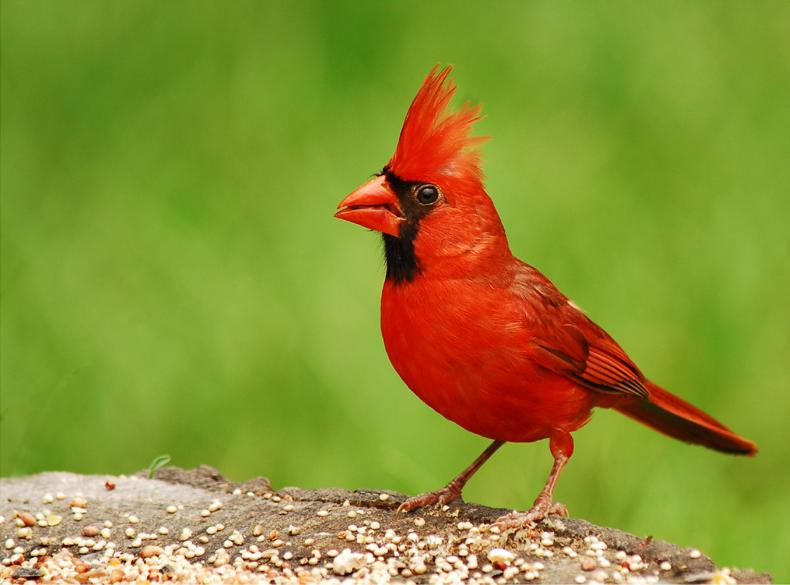
#> input picture Cardinal.jpg, 790 x 585 px
$ python svg_converter.py Cardinal.jpg
#> lines starting #> are read from the running program, lines starting #| are printed output that depends on the picture; after the words box and inside, x2 and y2 are one past the last pixel; in counts of white or black regions, pixels touching at a corner belong together
import os
import sys
import imghdr
import cv2
import xmltodict

N = len(sys.argv)
FILE = ''
if N > 1:
    FILE = sys.argv[1]
    if os.path.exists(FILE):
        if not imghdr.what(FILE):
            print(FILE, 'is not image file')
            sys.exit()
    else:
        print(FILE, 'doesn\'t exists')
        sys.exit()
else:
    print('No Arguments!')
    sys.exit()

OUT_FILE = '.'.join(FILE.split('.')[:-1])+'.svg'

TMP_DIR='./.tmp'
if not os.path.isdir(TMP_DIR):
	os.mkdir(TMP_DIR)
img = cv2.imread(FILE)
#> img is the input picture: shape (585, 790, 3); mean B, G, R 51.1, 144.4, 138.2
gray = cv2.cvtColor(img, cv2.COLOR_BGR2GRAY)
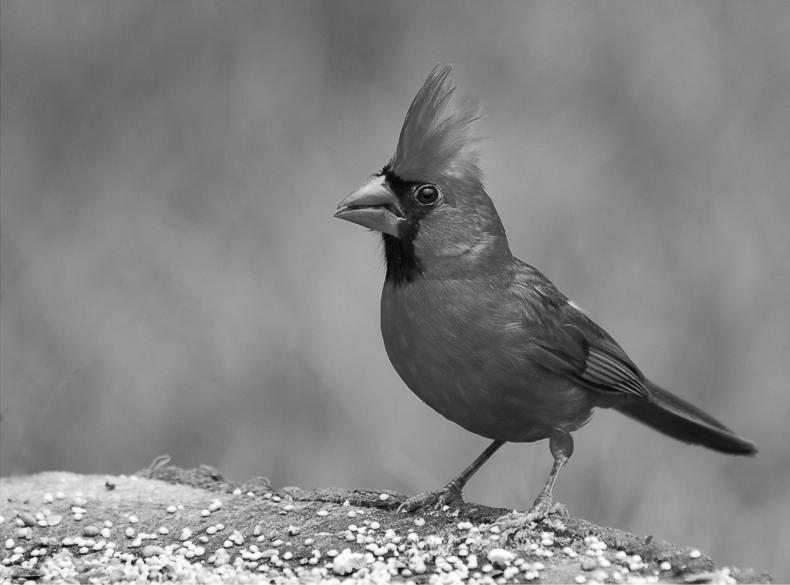
#> gray: shape (585, 790); min 1, max 255, mean 131.9
newImg = gray.copy()
LAYERS = 8
WIDTH = int(256 / LAYERS)

newImg = gray /WIDTH
newImg = newImg.astype('int')
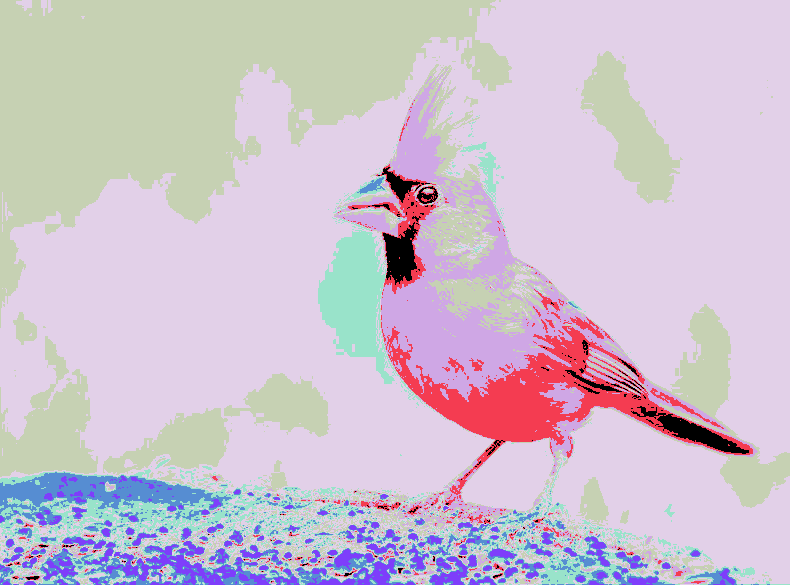
#> newImg: shape (585, 790) int64; 8 distinct labels, from 0 to 7; one colour per label, 0 black
newImg = newImg * WIDTH
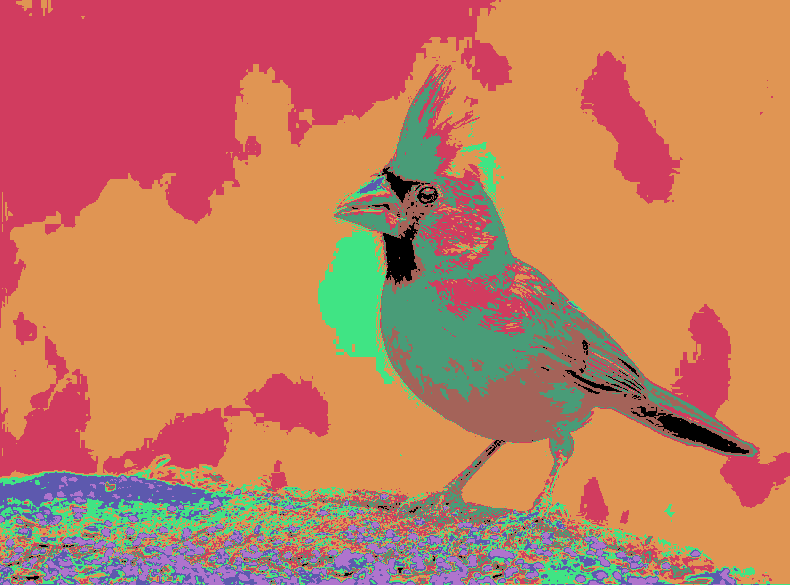
#> newImg: shape (585, 790) int64; 8 distinct labels, from 0 to 224; one colour per label, 0 black

for k in range(LAYERS):
    gray_tmp = newImg.copy()
    mask = gray_tmp == int(k * WIDTH)
    gray_tmp[mask] = 0
    gray_tmp[~mask] = 255
    cv2.imwrite(TMP_DIR+'/gray' + str(k) + '.bmp', gray_tmp)
#> this loop made 8 passes
#> pass 1, `mask = gray_tmp == int(k * WIDTH)`:
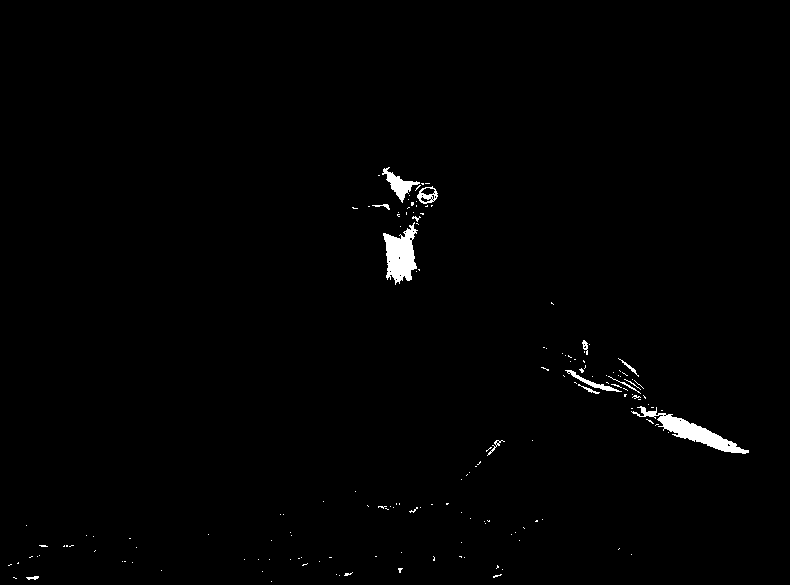
#> mask: shape (585, 790) bool; 0.94% white; 160 white regions (146 under 20 px), largest, box (x1, y1, x2, y2) and area: (631, 406, 749, 454) 1365, (383, 222, 418, 285) 1279, (382, 167, 420, 203) 438
#> pass 2, `mask = gray_tmp == int(k * WIDTH)`:
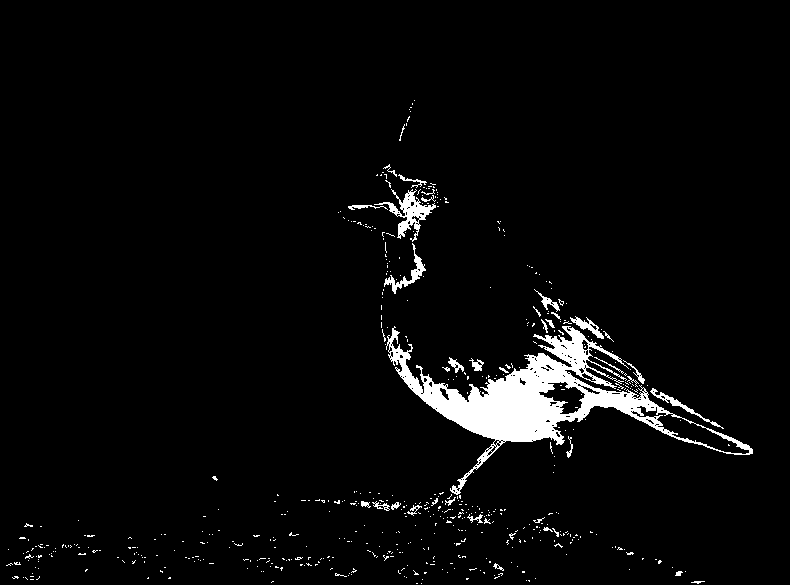
#> mask: shape (585, 790) bool; 3.8% white; 549 white regions (510 under 20 px), largest, box (x1, y1, x2, y2) and area: (386, 326, 753, 495) 12511, (374, 189, 436, 242) 901, (384, 243, 426, 294) 412
#> after the loop:
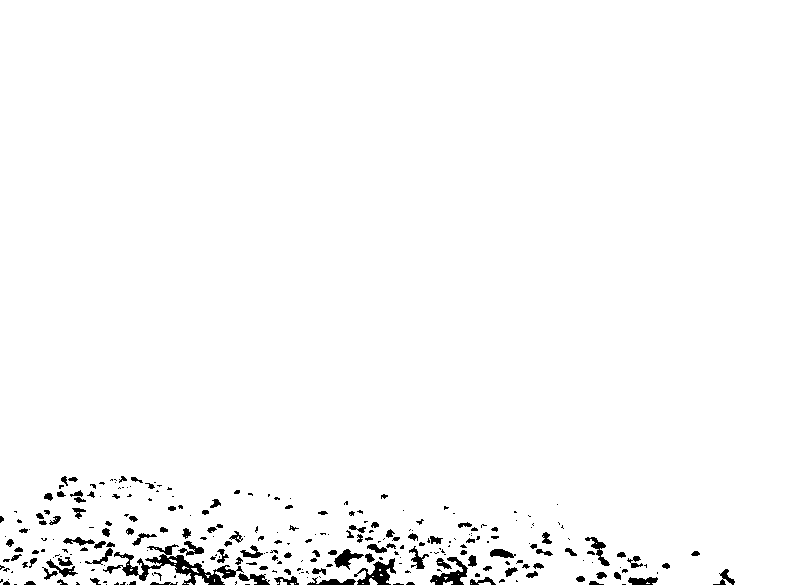
#> gray_tmp: shape (585, 790) int64; 97.8% white; 273 black regions (148 under 20 px), largest, box (x1, y1, x2, y2) and area: (103, 544, 244, 585) 1490, (354, 558, 396, 585) 508, (430, 557, 468, 585) 429

for k in range(LAYERS):
    os.system('cd '+TMP_DIR+' && potrace -s gray' + str(k) + '.bmp && cd ..')

MAIN = None
gs = list()
for i in range(LAYERS):
#> (the run stopped early here; a loop or call above may not have finished)
